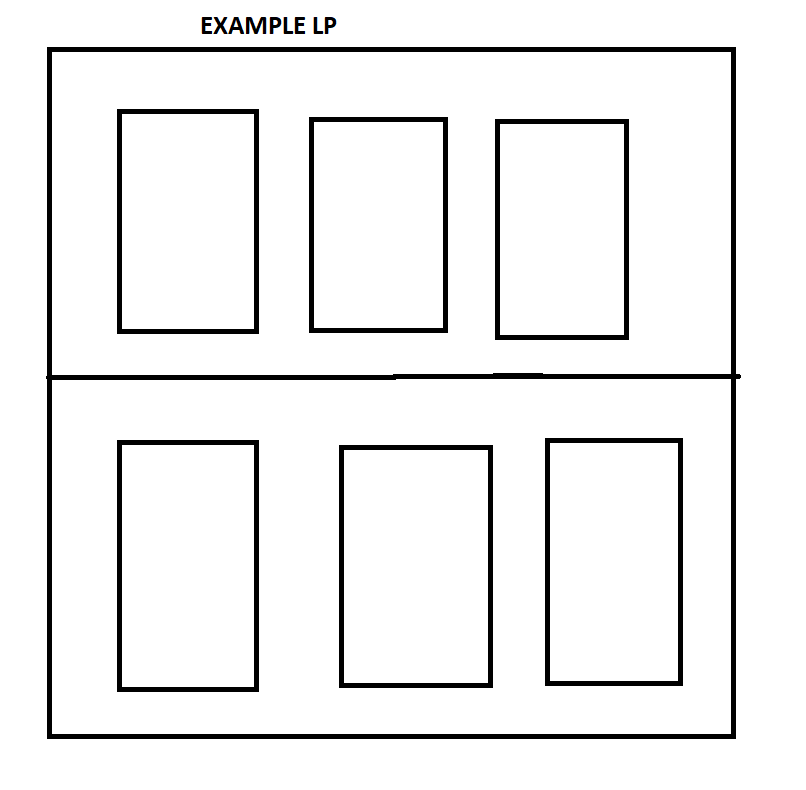
#> input picture testpic.png, 806 x 790 px
$ python ListArray.py
#> lines starting #> are read from the running program, lines starting #| are printed output that depends on the picture; after the words box and inside, x2 and y2 are one past the last pixel; in counts of white or black regions, pixels touching at a corner belong together
import cv2

marrtrix = [82, 31, 40, 78, 90, 3, 120]

def findmin(marks):

# Example 1: Using for loop

    minimum_val = marks[0]
    for i in range(1, len(marks)):
        if (marks[i] < minimum_val):
            minimum_val = marks[i]

    result = marks.index(minimum_val)
    #print (result)
    #print(minimum_val)
    return result,minimum_val

idx,value =findmin(marrtrix)
print(idx)
print(value)


frame = cv2.imread("testpic.png")
#> frame is the input picture: shape (790, 806, 3); mean B, G, R 238.9, 238.9, 238.9


#------------------------------------------------------------------
marks1 = [[44,53, 731, 735], [121,100,252,330],[331,124,445,324],[503,98,624,340],[122,450,251,695],[344,464,485,674],[549,444,677,675]]
for i in range(0,len(marks1)):
    cv2.rectangle(frame,(marks1[i][0],marks1[i][1]),(marks1[i][2],marks1[i][3]),(255,0,0),1)
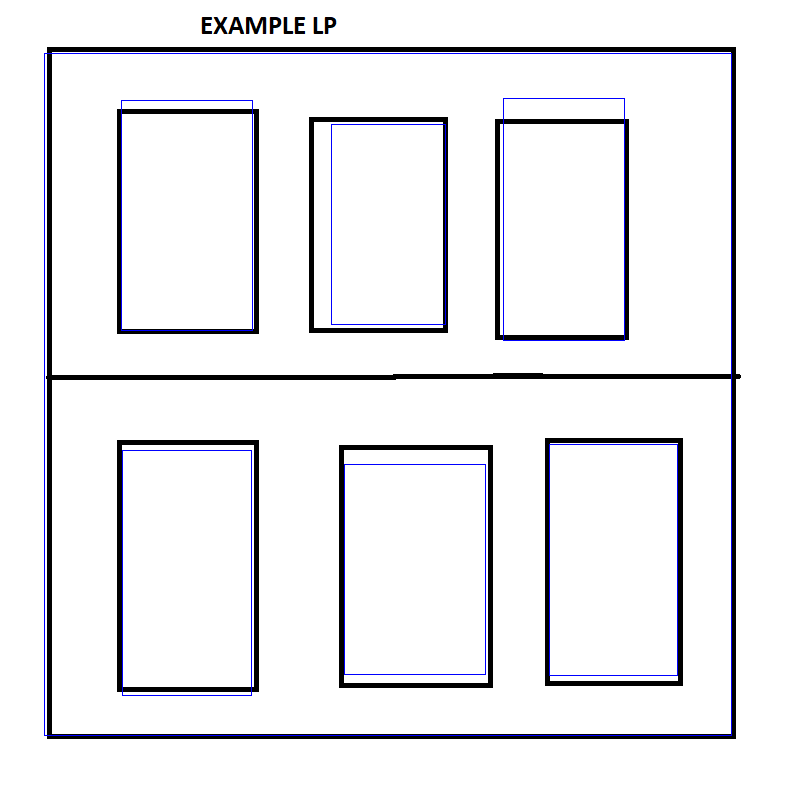
#> frame: shape (790, 806, 3); 1.1% of pixels changed, all inside (x1, y1, x2, y2) = (44, 53, 732, 736)

frame = cv2.resize(frame,(640,640))
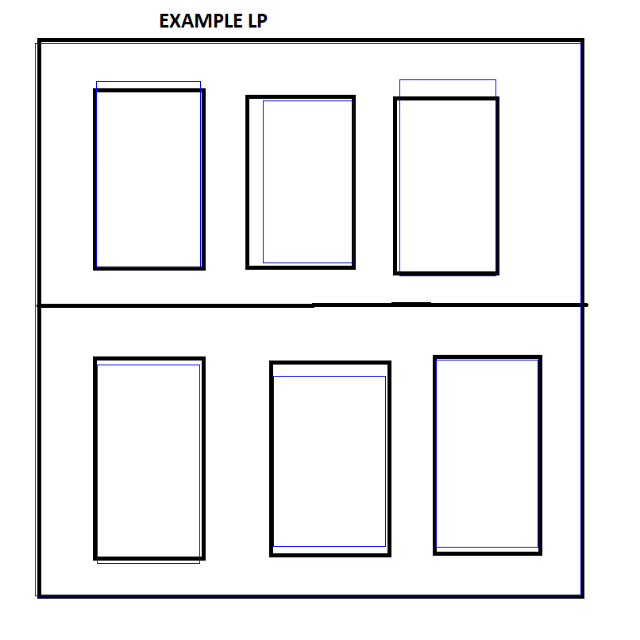
#> frame: shape (640, 640, 3); mean B, G, R 239.8, 237.1, 237.1
classes=[0,5,8,9,2,4,12]

marks2=[]  # New List after sort
# Example 1: Using for loop
array1=[] # value index0 of element array in list
#array2=[]
classes2=[] # New Claseese

# Extraxt item 1 of array in the list
for i in range(0, len(marks1)):
    array1.append(marks1[i][0])
print(array1)

# Loop in list array items
for i in range(0, len(marks1)):
    index1,value1 =findmin(array1) # find min value and index
    array1.pop(index1)
    #array2.append(value1)   #
    classes2.append(classes.pop(index1))
    marks2.append(marks1.pop(index1))
print (marks2)
print(classes2)

array3_x=[]
array3_y=[]
for i in range(1, len(marks2)):
    array3_x.append(marks2[i][0]-marks2[0][0])
    array3_y.append(marks2[i][1] - marks2[0][1])
print(array3_x)
print(array3_y)


'''
array4=[]
for i,j in zip(array3_x,array3_y):
    array4.append(abs(i-j))
print(array4)
'''
'''
list1.remove(item)
list1.insert(new_index, item)
OR
old_index = list1.index(item)
list1.insert(new_index, list1.pop(old_index))

'''


cv2.imshow("display",frame)
cv2.waitKey(0)
